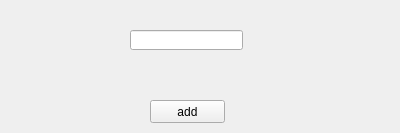
<?xml version="1.0" encoding="UTF-8"?>
<ui version="4.0">
 <class>Form</class>
 <widget class="QWidget" name="Form">
  <property name="geometry">
   <rect>
    <x>0</x>
    <y>0</y>
    <width>400</width>
    <height>133</height>
   </rect>
  </property>
  <property name="windowTitle">
   <string>Form</string>
  </property>
  <widget class="QPushButton" name="add_bt">
   <property name="geometry">
    <rect>
     <x>150</x>
     <y>100</y>
     <width>75</width>
     <height>23</height>
    </rect>
   </property>
   <property name="text">
    <string>add</string>
   </property>
  </widget>
  <widget class="QLineEdit" name="barcode_input">
   <property name="geometry">
    <rect>
     <x>130</x>
     <y>30</y>
     <width>113</width>
     <height>20</height>
    </rect>
   </property>
  </widget>
 </widget>
 <resources/>
 <connections/>
</ui>
